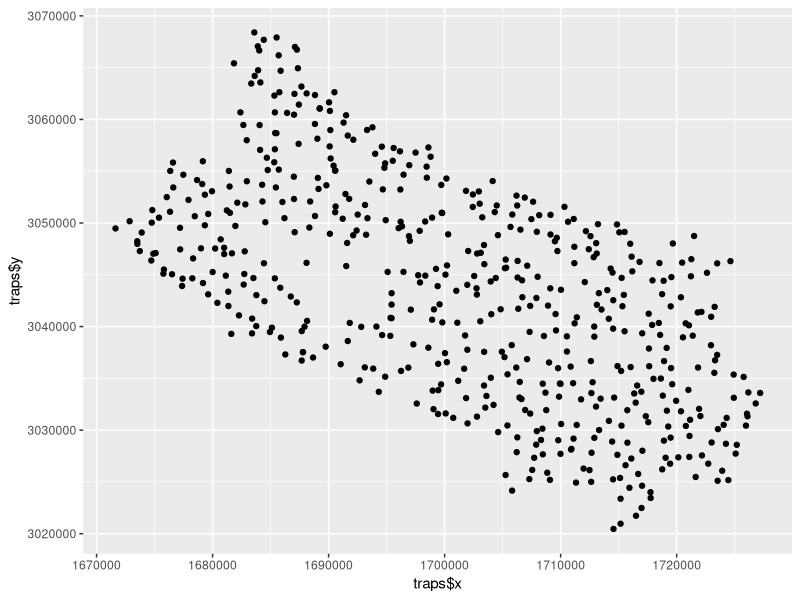

Write the R code that produced this figure.
setwd("C:/Users/Alex/Dropbox/R Folder/PhD/Spatial/CR Model/Data/New data")

traps <- read.csv(file = "trapnew.csv")
tiger <- read.csv(file = "tig.csv")
leopards <- read.csv(file = "leop.csv")

tiger <- tiger[!duplicated(tiger),]
leopards <- leopards[!duplicated(leopards),]

library(ggplot2)


ggplot(data = NULL, aes(x = traps$x, y = traps$y)) + geom_point()


all_leopards <- unique(leopards$leopard_id)
CH_leopards <- matrix(0, nrow = length(all_leopards), ncol = nrow(traps))
rownames(CH_leopards) <- all_leopards
colnames(CH_leopards) <- traps$trapid
for (i in 1:nrow(leopards)) {
  index_trap <- which(colnames(CH_leopards) == leopards$trapid[i])
  index_individual <- which(rownames(CH_leopards) == leopards$leopard_id[i])
  CH_leopards[index_individual, index_trap] <- CH_leopards[index_individual, index_trap] + 1
  print(paste0(index_individual," - ",index_trap))
}


all_tigers <- unique(tiger$tigerid)
CH_tigers <- matrix(0, nrow = length(all_tigers), ncol = nrow(traps))
rownames(CH_tigers) <- all_tigers
colnames(CH_tigers) <- traps$trapid
for (i in 1:nrow(tiger)) {
  index_trap <- which(colnames(CH_tigers) == tiger$trapid[i])
  index_individual <- which(rownames(CH_tigers) == tiger$tigerid[i])
  CH_tigers[index_individual, index_trap] <- CH_tigers[index_individual, index_trap] + 1
  print(paste0(index_individual," - ",index_trap))
}

S_usage <- apply(traps[,-(1:3)], 1, sum)

table(apply(CH_leopards, 1, sum))
table(apply(CH_tigers, 1, sum))

save(CH_leopards, CH_tigers, traps, S_usage, file = "JimCorbettData.rda")

